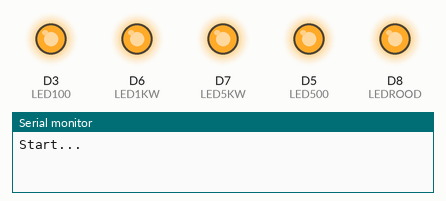
A sketch run on a simulated ESP8266 (Wemos D1 mini). Parts: output pins drawn as LEDs (lit = HIGH), the last lines printed to the serial monitor.

Above: at 0.1 s.
At 2.1 s:
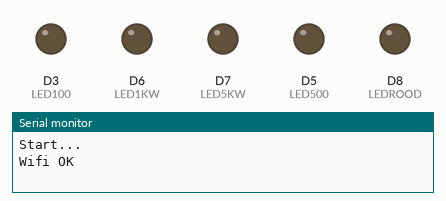
At 3.8 s:
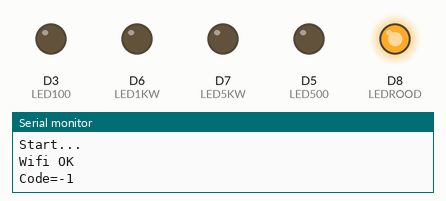
Timing chart, 0 to 5.3 s (numbered marks = the images above):
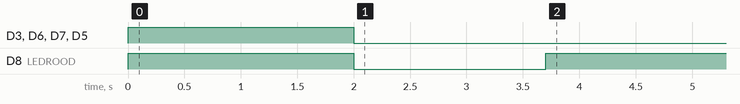

Measured:
- by itself, D8 (LEDROOD): HIGH → LOW at 2.0 s, → HIGH 1.7 s later

The sketch:

ZonnepaneelMonitor.ino
```cpp
#include <SPI.h>
#include <Wire.h>
#include <ESP8266WiFi.h>
#include <ESP8266WiFiMulti.h>
#include <ESP8266HTTPClient.h>
#include <ArduinoJson.h>

// Dit aanpassen:
#define WIFI_SSID "Netwerk SSID"
#define WIFI_PASS "Netwerk wachtwoord"
// Let op: pas desgewenst ook het IP-adres van de meteruitlezer (regel 96) aan!

#define LED100  D3
#define LED500  D5
#define LED1KW  D6
#define LED5KW  D7
#define LEDROOD D8

ESP8266WiFiMulti D1Mini;

void setup() {
 Serial.begin(115200);
 Serial.println();
 Serial.println("Start...");
 pinMode(LED100,OUTPUT);
 pinMode(LED500,OUTPUT);
 pinMode(LED1KW,OUTPUT);
 pinMode(LED5KW,OUTPUT);
 pinMode(LEDROOD,OUTPUT);

 digitalWrite(LED100,HIGH);
 digitalWrite(LED500,HIGH);
 digitalWrite(LED1KW,HIGH);
 digitalWrite(LED5KW,HIGH);
 digitalWrite(LEDROOD,HIGH);
 delay(2000);

 WiFi.mode(WIFI_STA);
 D1Mini.addAP(WIFI_SSID, WIFI_PASS);
 Serial.println("Wifi OK");

 digitalWrite(LED100,LOW);
 digitalWrite(LED500,LOW);
 digitalWrite(LED1KW,LOW);
 digitalWrite(LED5KW,LOW);
 digitalWrite(LEDROOD,LOW);
}

void loop() {
 int w=GetWatt();
 if(w<0) {
  // Teruglevering
  digitalWrite(LEDROOD,LOW);
  w=abs(w);
  if(w>=0) digitalWrite(LED100,HIGH);
  if(w>250) digitalWrite(LED500,HIGH);
  if(w>750) digitalWrite(LED1KW,HIGH);
  if(w>2500) digitalWrite(LED5KW,HIGH);
 }
 else {
  digitalWrite(LEDROOD,HIGH);
  digitalWrite(LED100,LOW);
  digitalWrite(LED500,LOW);
  digitalWrite(LED1KW,LOW);
  digitalWrite(LED5KW,LOW);
 }

 delay(30000);
}

bool IsZonnecelOK() {
 float W=0;
 if(D1Mini.run()!=WL_CONNECTED) return false;
 WiFiClient Wifi;
 HTTPClient http;
 http.begin(Wifi,"http://192.168.0.27/api/v1/data");
 int httpCode = http.GET();
 Serial.println("Code="+String(httpCode));
 if(httpCode>0) {
  String s = http.getString();
  DynamicJsonDocument json(1000);
  deserializeJson(json, s);
  W=json["active_power_l1_w"].as<float>();
  if(W<0) return true;
 }
 http.end();

 return false;
}

float GetWatt() {
 int W=0;
 if(D1Mini.run()!=WL_CONNECTED) return false;
 WiFiClient Wifi;
 HTTPClient http;
 http.begin(Wifi,"http://192.168.0.27/api/v1/data");
 int httpCode = http.GET();
 Serial.println("Code="+String(httpCode));
 if(httpCode>0) {
  String s = http.getString();
  DynamicJsonDocument json(1000);
  deserializeJson(json, s);
  W=json["active_power_w"].as<float>();
 }
 http.end();

 return W;
}
```
